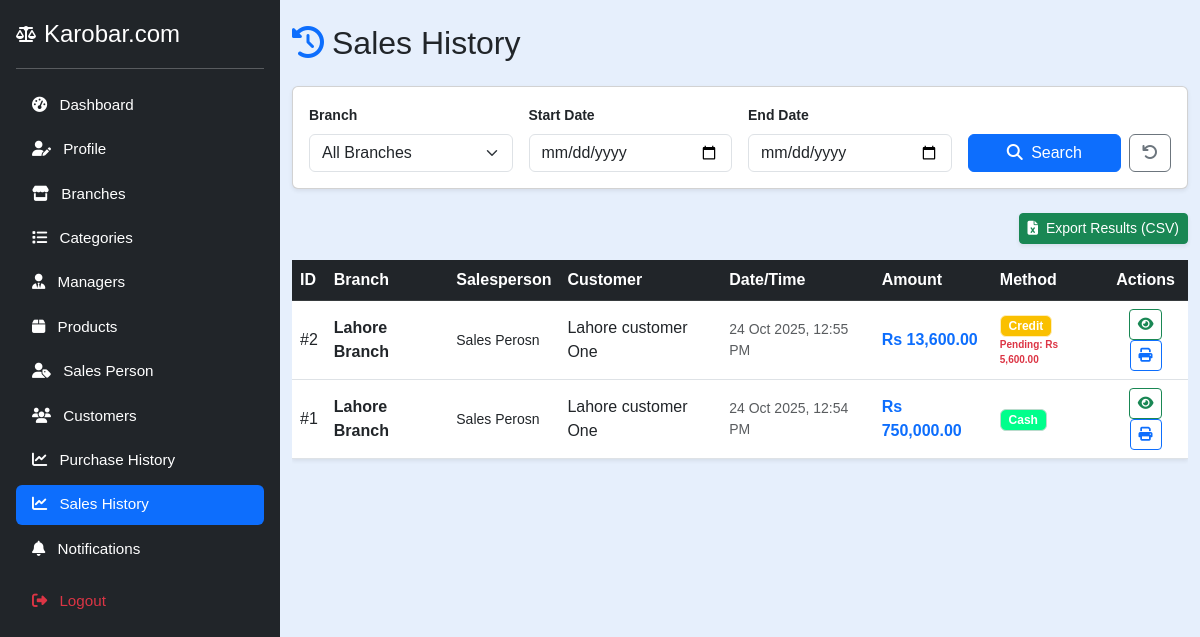
Page /owner/sales_history.php (signed in) on the earlier database version.
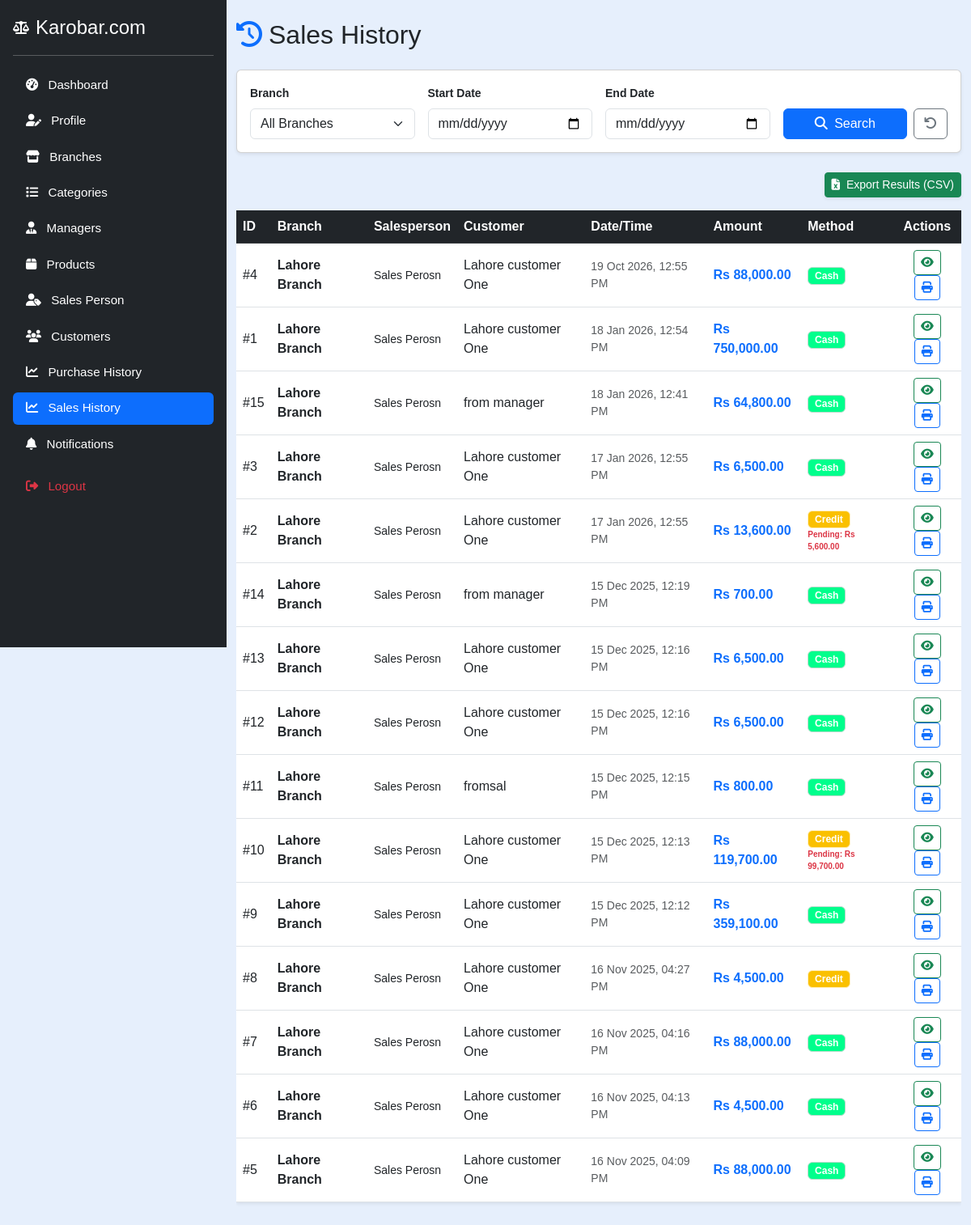
Same page on the later database version.
### tables this page shows
CREATE TABLE `sales` (
  `id` int(11) NOT NULL,
  `sale_date` datetime DEFAULT current_timestamp(),
  `total_amount` decimal(12,2) NOT NULL,
  `cash_received` decimal(12,2) NOT NULL DEFAULT 0.00,
  `payment_method` enum('Cash','Credit') NOT NULL,
  `branch_id` int(11) DEFAULT NULL,
  `salesperson_id` int(11) DEFAULT NULL,
  `customer_id` int(11) DEFAULT NULL
);

CREATE TABLE `branches` (
  `id` int(11) NOT NULL,
  `owner_id` int(11) NOT NULL,
  `name` varchar(255) NOT NULL,
  `location` varchar(255) NOT NULL,
  `created_at` datetime DEFAULT current_timestamp()
);

CREATE TABLE `salespersons` (
  `id` int(11) NOT NULL,
  `name` varchar(100) NOT NULL,
  `email` varchar(100) NOT NULL,
  `password` varchar(255) NOT NULL,
  `branch_id` int(11) DEFAULT NULL,
  `created_at` datetime DEFAULT current_timestamp()
);

CREATE TABLE `customers` (
  `id` int(11) NOT NULL,
  `name` varchar(100) NOT NULL,
  `email` varchar(100) NOT NULL,
  `phone_number` varchar(20) NOT NULL,
  `address` varchar(255) NOT NULL,
  `branch_id` int(11) DEFAULT NULL,
  `created_at` datetime DEFAULT current_timestamp()
);

### owner/sales_history.php (the view, shortened to what the changed rows need)
<?php
include('../config.php');
$sales_data = [];
$filter_branch_id = (int)($_GET['branch_id'] ?? 0);
$owner_id = $_SESSION["id"];
$owner_branch_ids = [];
$owner_branches_query = "SELECT id, name FROM branches WHERE owner_id = ?";
$stmt_owner_branches = mysqli_prepare($conn, $owner_branches_query);
if ($stmt_owner_branches) {
    mysqli_stmt_bind_param($stmt_owner_branches, "i", $owner_id);
    mysqli_stmt_execute($stmt_owner_branches);
    $result_owner_branches = mysqli_stmt_get_result($stmt_owner_branches);
    while ($row = mysqli_fetch_assoc($result_owner_branches)) {
        $owner_branch_ids[] = $row['id'];
    }
}
$sql_sales = "
    SELECT s.id, s.sale_date, s.total_amount, s.cash_received, s.payment_method,
           c.name AS customer_name, sp.name AS salesperson_name, b.name AS branch_name
    FROM sales s
    LEFT JOIN customers c ON s.customer_id = c.id
    LEFT JOIN salespersons sp ON s.salesperson_id = sp.id
    LEFT JOIN branches b ON s.branch_id = b.id
";
$where_clauses = [];
$param_types = "";
$param_values = [];
if ($filter_branch_id > 0 && in_array($filter_branch_id, $owner_branch_ids)) {
    $where_clauses[] = "s.branch_id = ?";
    $param_types .= "i";
    $param_values[] = $filter_branch_id;
} else {
    $placeholders = implode(',', array_fill(0, count($owner_branch_ids), '?'));
    $where_clauses[] = "s.branch_id IN ($placeholders)";
    $param_types .= str_repeat('i', count($owner_branch_ids));
    $param_values = array_merge($param_values, $owner_branch_ids);
}
if (!empty($where_clauses)) {
    $sql_sales .= " WHERE " . implode(' AND ', $where_clauses);
}
$sql_sales .= " ORDER BY s.sale_date DESC";
if (!empty($owner_branch_ids)) {
    $stmt_sales = mysqli_prepare($conn, $sql_sales);
    if ($stmt_sales) {
        mysqli_stmt_bind_param($stmt_sales, $param_types, ...$param_values);
        mysqli_stmt_execute($stmt_sales);
        $result_sales = mysqli_stmt_get_result($stmt_sales);
        while ($row = mysqli_fetch_assoc($result_sales)) {
            $sales_data[] = $row;
        }
    }
}
?>
<!DOCTYPE html>
<html lang="en">
<head>
    <link href="https://cdn.jsdelivr.net/npm/bootstrap@5.3.0/dist/css/bootstrap.min.css" rel="stylesheet" />
    <link href="https://cdnjs.cloudflare.com/ajax/libs/font-awesome/6.6.0/css/all.min.css" rel="stylesheet" />
</head>
<body>
    <?php include('sidebar.php'); ?>
    <div class="container py-4">
        <h2 class="mb-4"><i class="fas fa-history me-2 text-primary"></i>Sales History</h2>
        <?php if (empty($sales_data)): ?>
            <div class="alert alert-info border-0 shadow-sm text-center py-5">
                <i class="fas fa-search fa-3x mb-3 opacity-25"></i>
                <p class="mb-0">No sales transactions found for the selected criteria.</p>
            </div>
        <?php else: ?>
            <div class="table-responsive">
                <table class="table table-hover bg-white shadow-sm align-middle">
                    <thead class="table-dark">
                        <tr>
                            <th>ID</th>
                            <th>Branch</th>
                            <th>Salesperson</th>
                            <th>Customer</th>
                            <th>Date/Time</th>
                            <th>Amount</th>
                            <th>Method</th>
                            <th class="text-center">Actions</th>
                        </tr>
                    </thead>
                    <tbody>
                        <?php foreach ($sales_data as $sale):
                            $balance = $sale['total_amount'] - $sale['cash_received'];
                        ?>
                        <tr>
                            <td>#<?= $sale['id'] ?></td>
                            <td class="fw-bold"><?= htmlspecialchars($sale['branch_name']) ?></td>
                            <td class="small"><?= htmlspecialchars($sale['salesperson_name']) ?></td>
                            <td><?= htmlspecialchars($sale['customer_name'] ?: 'Guest') ?></td>
                            <td class="small text-muted"><?= date('d M Y, h:i A', strtotime($sale['sale_date'])) ?></td>
                            <td class="fw-bold text-primary">Rs <?= number_format($sale['total_amount'], 2) ?></td>
                            <td>
                                <span class="badge <?= ($sale['payment_method'] == 'Credit') ? 'badge-credit' : 'badge-cash' ?>">
                                    <?= $sale['payment_method'] ?>
                                </span>
                                <?php if ($sale['payment_method'] == 'Credit' && $balance > 0): ?>
                                    <div class="text-danger extra-small fw-bold" style="font-size: 10px;">
                                        Pending: Rs <?= number_format($balance, 2) ?>
                                    </div>
                                <?php endif; ?>
                            </td>
                            <td class="text-center">
                                <button class="btn btn-sm btn-outline-success view-sale-details"
                                        data-sale-id="<?= $sale['id'] ?>" data-bs-toggle="modal"
                                        data-bs-target="#saleDetailsModal">
                                    <i class="fas fa-eye"></i>
                                </button>
                                <a href="print_invoice.php?sale_id=<?= $sale['id'] ?>" class="btn btn-sm btn-outline-primary" target="_blank">
                                    <i class="fas fa-print"></i>
                                </a>
                            </td>
                        </tr>
                        <?php endforeach; ?>
                    </tbody>
                </table>
            </div>
        <?php endif; ?>
    </div>
    </body>
</html>

Differences in the rows shown:
added sales: id "4", branch.name "Lahore Branch", salesperson.name "Sales Perosn", customer.name "Lahore customer One", sale_date "19 Oct 2026, 12:55 PM", total_amount "88,000.00", payment_method "Cash"
changed sales id 1: sale_date "24 Oct 2025, 12:54 PM" → "18 Jan 2026, 12:54 PM"; moves up the list
added sales: id "15", branch.name "Lahore Branch", salesperson.name "Sales Perosn", customer.name "from manager", sale_date "18 Jan 2026, 12:41 PM", total_amount "64,800.00", payment_method "Cash"
added sales: id "3", branch.name "Lahore Branch", salesperson.name "Sales Perosn", customer.name "Lahore customer One", sale_date "17 Jan 2026, 12:55 PM", total_amount "6,500.00", payment_method "Cash"
changed sales id 2: sale_date "24 Oct 2025, 12:55 PM" → "17 Jan 2026, 12:55 PM"
added sales: id "14", branch.name "Lahore Branch", salesperson.name "Sales Perosn", customer.name "from manager", sale_date "15 Dec 2025, 12:19 PM", total_amount "700.00", payment_method "Cash"
added sales: id "13", branch.name "Lahore Branch", salesperson.name "Sales Perosn", customer.name "Lahore customer One", sale_date "15 Dec 2025, 12:16 PM", total_amount "6,500.00", payment_method "Cash"
added sales: id "12", branch.name "Lahore Branch", salesperson.name "Sales Perosn", customer.name "Lahore customer One", sale_date "15 Dec 2025, 12:16 PM", total_amount "6,500.00", payment_method "Cash"
added sales: id "11", branch.name "Lahore Branch", salesperson.name "Sales Perosn", customer.name "fromsal", sale_date "15 Dec 2025, 12:15 PM", total_amount "800.00", payment_method "Cash"
added sales: id "10", branch.name "Lahore Branch", salesperson.name "Sales Perosn", customer.name "Lahore customer One", sale_date "15 Dec 2025, 12:13 PM", total_amount "119,700.00", payment_method "Credit", balance "99,700.00"
added sales: id "9", branch.name "Lahore Branch", salesperson.name "Sales Perosn", customer.name "Lahore customer One", sale_date "15 Dec 2025, 12:12 PM", total_amount "359,100.00", payment_method "Cash"
added sales: id "8", branch.name "Lahore Branch", salesperson.name "Sales Perosn", customer.name "Lahore customer One", sale_date "16 Nov 2025, 04:27 PM", total_amount "4,500.00", payment_method "Credit"
added sales: id "7", branch.name "Lahore Branch", salesperson.name "Sales Perosn", customer.name "Lahore customer One", sale_date "16 Nov 2025, 04:16 PM", total_amount "88,000.00", payment_method "Cash"
added sales: id "6", branch.name "Lahore Branch", salesperson.name "Sales Perosn", customer.name "Lahore customer One", sale_date "16 Nov 2025, 04:13 PM", total_amount "4,500.00", payment_method "Cash"
added sales: id "5", branch.name "Lahore Branch", salesperson.name "Sales Perosn", customer.name "Lahore customer One", sale_date "16 Nov 2025, 04:09 PM", total_amount "88,000.00", payment_method "Cash"
